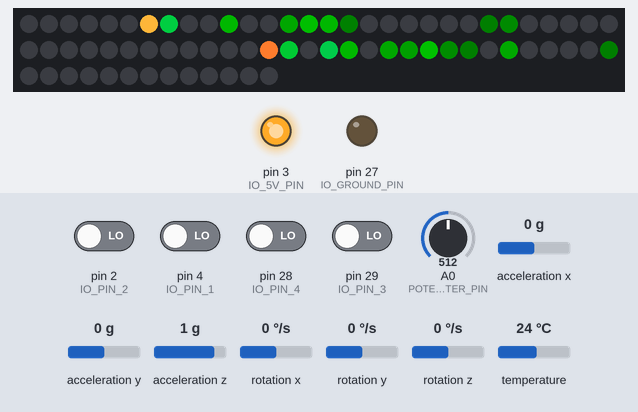
Recording of a sketch running on a simulated Arduino Mega 2560, built with avr-gcc and run on an emulated ATmega2560. On the bench: 73 RGB LEDs in strip order, left to right, continuing on the next row, output pins drawn as LEDs (lit = HIGH). The test bench sets the inputs (shaded band); at power-on: pin 2 (IO_PIN_2), pin 4 (IO_PIN_1), pin 28 (IO_PIN_4), pin 29 (IO_PIN_3) LOW, acceleration y 0 g, rotation x 0 °/s, A0 (POTENTIOMETER_PIN) = 512, acceleration x 0 g, acceleration z 1 g, rotation y 0 °/s, rotation z 0 °/s, temperature 24 °C. Dim RGB values are drawn brighter than linear; random numbers use the default seed unless the sketch sets one.

Above: at 1.2 s.
1.3 s: acceleration y set to 1.4 g
At 3.9 s:
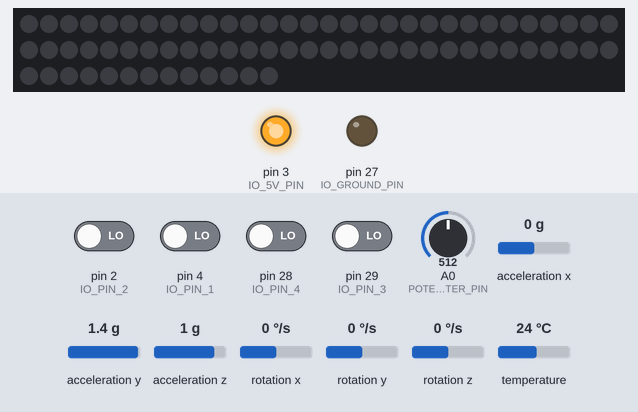
4.0 s: rotation x set to -192 °/s
At 5.35 s:
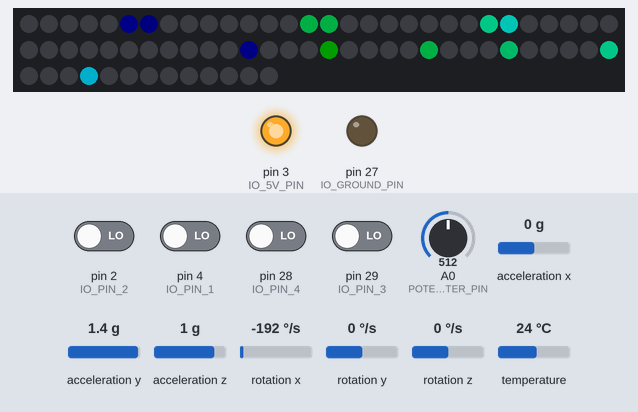
6.6 s: pin 28 (IO_PIN_4) driven HIGH
At 6.9 s:
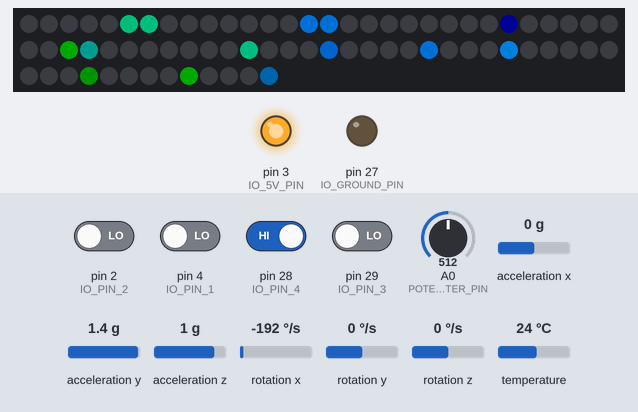
9.6 s: pin 29 (IO_PIN_3) driven HIGH
At 10.27 s:
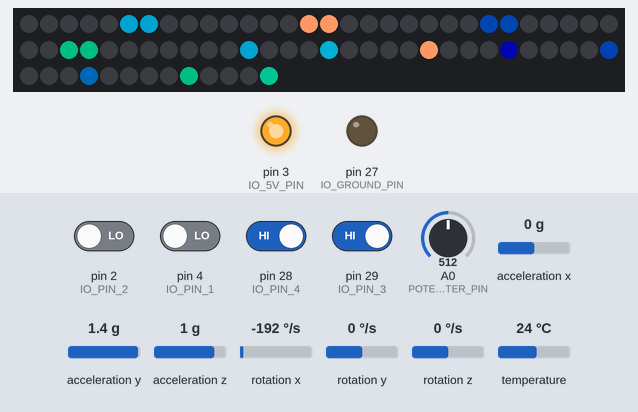
12.6 s: pin 4 (IO_PIN_1) driven HIGH
At 13.04 s:
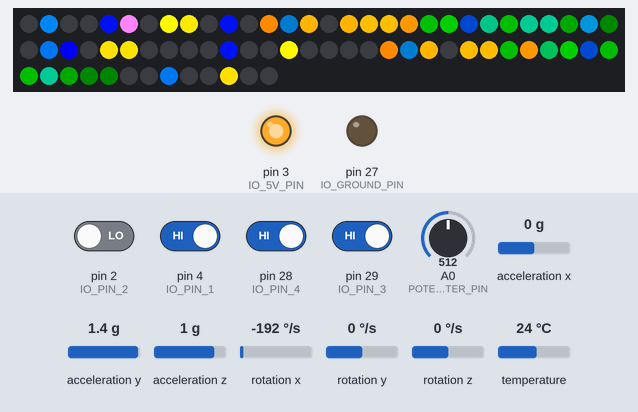
15.3 s: pin 29 (IO_PIN_3) driven LOW
At 16.2 s:
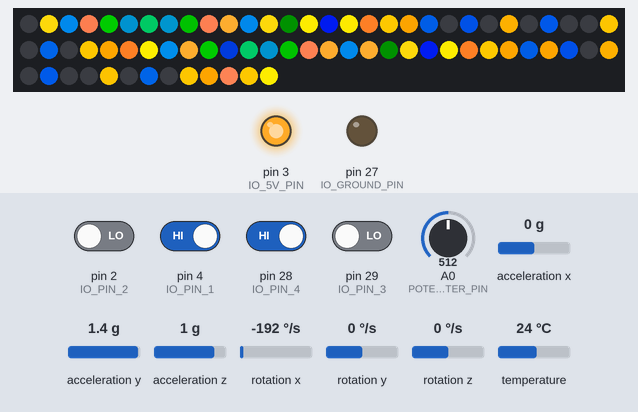

The sketch:

MPU6050-Experiment.ino
```cpp
#include <Adafruit_MPU6050.h>
#include <Adafruit_Sensor.h>
#include <Adafruit_NeoPixel.h>
#include <Wire.h>
#include "color_utilities.h"

#define IO_PIN_1 4
#define IO_PIN_2 2
#define IO_PIN_3 29
#define IO_PIN_4 28
#define LED_PIN 1
#define IO_5V_PIN 3
#define IO_GROUND_PIN 27
#define POTENTIOMETER_PIN A0

#define GYRO_X_OFFSET 0.04
#define GYRO_Y_OFFSET 0.00
#define GYRO_Z_OFFSET 0.01
#define ACCELERATION_X_OFFSET -0.35
#define ACCELERATION_Y_OFFSET 0.18
#define ACCELERATION_Z_OFFSET 0.07
#define ACCELERATION_SMOOTHING .5
#define GYRO_SMOOTHING .5

#define LEDS_PER_RING 36
#define LED_COUNT LEDS_PER_RING * 2
#define POTENTIOMETER_MAX 1024
#define MAX_BALLS 5
#define MAX_BALL_SPIN_SPEED 3
#define THRUST_UPPER_THRESHOLD_SQUARED 100
#define THRUST_LOWER_THRESHOLD_SQUARED 9

#define MAX_FADE_SPEED 10
#define PATTERN_LENGTH 9
#define PATTERN_COUNT 16
#define PATTERN_LENGTH 18
#define FRAME_DELAY_MILLISECONDS 13

Adafruit_MPU6050 mpu;
Adafruit_NeoPixel pixels(LED_COUNT + 1, LED_PIN, NEO_GRB + NEO_KHZ800);

int io_state_1 = 0;
int io_state_2 = 0;
int io_state_3 = 0;
int io_state_4 = 0;
float brightnessValue = 0;
float accelerationX = 0;
float accelerationY = 0;
float accelerationZ = 0;
float gyroX = 0;
float gyroY = 0;
float gyroZ = 0;
byte redFadeAmount = 0;
byte greenFadeAmount = 0;
byte blueFadeAmount = 0;
bool flipper;
bool thrustToggle;
int globalPatternIndex;
float globalHue;
bool rainbowMode;
bool tertiaryMode;
bool spazMode;
int timeUntilSleep;

float oldBallPositions[MAX_BALLS];
float ballPositions[MAX_BALLS];
float ballVelocities[MAX_BALLS];
float ballFactors[MAX_BALLS];
int numberOfBalls = 1;
int last_io_1_value;

uint32_t colors[LED_COUNT];
uint32_t palletColors[4] = {0,0,0,0};
int colorMode;
byte pattern[PATTERN_LENGTH] = {1,1,1,1,1,1,1,1,1,1,1,1,1,1,1,1,1,1};
byte patterns[4][PATTERN_COUNT][PATTERN_LENGTH] =
{
  {
    {1,1,1,1,1,1,1,1,1,1,1,1,1,1,1,1,1,1},
    {1,2,1,1,1,3,1,2,1,1,1,1,1,1,1,3,1,1},
    {1,1,1,2,2,2,1,1,1,2,2,2,1,1,1,2,2,2},
    {1,1,1,2,2,2,1,1,1,2,2,2,1,1,1,2,2,2},
    {1,1,1,2,2,2,2,2,2,2,2,2,2,2,2,1,1,1},
    {1,2,1,2,1,2,1,2,1,2,1,2,1,2,1,2,1,2},
    {2,2,1,1,2,2,1,1,1,1,1,1,2,2,1,1,2,2},
    {1,2,3,3,2,1,1,2,3,3,2,1,1,2,3,3,2,1},
    {1,1,3,3,1,1,2,2,1,1,3,3,1,1,2,2,1,1},
    {1,1,1,2,2,2,1,1,1,3,3,3,1,1,1,2,2,2},
    {1,1,1,3,3,3,2,2,2,2,2,2,3,3,3,1,1,1},
    {1,1,1,2,2,2,3,3,3,1,1,1,2,2,2,3,3,3},
    {1,2,1,3,3,1,2,1,3,1,2,3,2,1,3,1,2,1},
    {1,2,1,2,1,2,2,1,2,1,2,1,1,3,1,3,1,3},
    {3,2,1,3,2,1,3,2,1,1,2,3,1,2,3,1,2,3},
    {3,2,1,1,2,2,1,3,1,2,3,2,1,1,2,2,1,3},
  },
  {
    {1,1,1,0,0,0,1,1,1,0,0,0,1,1,1,0,0,0},
    {1,2,0,1,2,0,1,2,0,1,2,0,1,2,0,1,2,0},
    {3,3,3,2,2,2,1,1,1,0,0,0,1,1,1,2,2,2},
    {1,1,1,0,0,0,0,0,0,0,0,0,0,0,0,0,0,0},
    {1,1,1,0,0,0,0,0,0,2,2,2,0,0,0,0,0,0},
    {2,1,2,0,0,0,0,0,0,1,2,1,0,0,0,0,0,0},
    {1,0,0,1,0,0,0,0,0,1,0,0,0,0,0,0,0,0},
    {1,0,0,1,0,0,0,0,0,0,1,0,0,0,0,0,0,0},
    {3,0,3,0,3,0,0,0,1,1,1,0,0,0,0,0,0,0},
    {1,0,1,0,1,0,0,0,0,0,0,0,0,0,0,0,0,0},
    {0,1,0,1,0,1,0,0,0,0,0,0,0,0,0,0,0,0},
    {1,2,3,0,0,0,3,2,1,0,0,0,0,0,0,0,0,0},
    {3,0,0,0,0,0,0,0,0,1,1,0,0,0,0,0,0,0},
    {1,0,0,0,1,0,0,0,1,0,0,0,1,0,0,0,1,0},
    {3,0,2,0,3,0,2,0,3,0,2,0,3,0,2,0,3,0},
    {1,0,1,0,1,0,1,0,1,2,0,2,0,2,0,2,0,2},
  },
  {
    {3,2,1,1,2,2,1,3,1,2,3,2,1,1,2,2,1,3},
    {1,1,1,1,1,1,1,1,1,1,1,1,1,1,1,1,1,1},
    {1,2,1,1,1,3,1,2,1,1,1,1,1,1,1,3,1,1},
    {1,1,1,2,2,2,1,1,1,2,2,2,1,1,1,2,2,2},
    {1,1,1,2,2,2,1,1,1,2,2,2,1,1,1,2,2,2},
    {1,1,1,2,2,2,2,2,2,2,2,2,2,2,2,1,1,1},
    {1,2,1,2,1,2,1,2,1,2,1,2,1,2,1,2,1,2},
    {2,2,1,1,2,2,1,1,1,1,1,1,2,2,1,1,2,2},
    {1,2,3,3,2,1,1,2,3,3,2,1,1,2,3,3,2,1},
    {1,1,3,3,1,1,2,2,1,1,3,3,1,1,2,2,1,1},
    {1,1,1,2,2,2,1,1,1,3,3,3,1,1,1,2,2,2},
    {1,1,1,3,3,3,2,2,2,2,2,2,3,3,3,1,1,1},
    {1,1,1,2,2,2,3,3,3,1,1,1,2,2,2,3,3,3},
    {1,2,1,3,3,1,2,1,3,1,2,3,2,1,3,1,2,1},
    {1,2,1,2,1,2,2,1,2,1,2,1,1,3,1,3,1,3},
    {3,2,1,3,2,1,3,2,1,1,2,3,1,2,3,1,2,3},
  },
  {
    {3,2,1,3,2,1,3,2,1,1,2,3,1,2,3,1,2,3},
    {1,1,1,1,1,1,1,1,1,1,1,1,1,1,1,1,1,1},
    {1,1,1,1,1,1,1,1,1,1,1,1,1,1,1,1,1,1},
    {1,2,1,1,1,3,1,2,1,1,1,1,1,1,1,3,1,1},
    {1,1,1,2,2,2,1,1,1,2,2,2,1,1,1,2,2,2},
    {1,1,1,2,2,2,1,1,1,2,2,2,1,1,1,2,2,2},
    {1,1,1,2,2,2,2,2,2,2,2,2,2,2,2,1,1,1},
    {1,2,1,2,1,2,1,2,1,2,1,2,1,2,1,2,1,2},
    {2,2,1,1,2,2,1,1,1,1,1,1,2,2,1,1,2,2},
    {1,1,3,3,1,1,2,2,1,1,3,3,1,1,2,2,1,1},
    {1,1,1,2,2,2,1,1,1,3,3,3,1,1,1,2,2,2},
    {1,1,1,3,3,3,2,2,2,2,2,2,3,3,3,1,1,1},
    {1,1,1,2,2,2,3,3,3,1,1,1,2,2,2,3,3,3},
    {1,2,1,3,3,1,2,1,3,1,2,3,2,1,3,1,2,1},
    {1,2,1,2,1,2,2,1,2,1,2,1,1,3,1,3,1,3},
    {1,2,3,3,2,1,1,2,3,3,2,1,1,2,3,3,2,1},
  },
};

void setup() {
  setup_pins();
  setup_accelerometer();
  spin_balls(MAX_BALL_SPIN_SPEED);
}

void setup_pins()
{
  pixels.begin();
  pinMode(IO_5V_PIN, OUTPUT);
  pinMode(IO_GROUND_PIN, OUTPUT);
  pinMode(IO_PIN_1, INPUT);
  pinMode(IO_PIN_2, INPUT);
  pinMode(IO_PIN_3, INPUT);
  pinMode(IO_PIN_4, INPUT);
  digitalWrite(IO_5V_PIN, HIGH);
  digitalWrite(IO_GROUND_PIN, LOW);
}

void setup_accelerometer()
{
  while (!mpu.begin()) delay(100);
  mpu.setGyroRange(MPU6050_RANGE_2000_DEG);
  mpu.setFilterBandwidth(MPU6050_BAND_10_HZ);
  mpu.setAccelerometerRange(MPU6050_RANGE_16_G);
}

void loop()
{
  read_mpu6050();
  read_inputs();
  for (int i = 0; i < numberOfBalls; i++)
  {
    float amount = min(max(gyroX, -1), 1);
    amount /= 8;
    ballVelocities[i] += amount * ballFactors[i];
    ballPositions[i] += ballVelocities[i];
    move_ball(i, ballVelocities[i]);
    ballVelocities[i] *= .95;
  }
  detect_bumps();
  fade_pixels();
  adjust_hue();
  int allowedPatterns = 1;
  if (io_state_2) allowedPatterns = 4;
  if (io_state_4) randomize(io_state_3);
  if (io_state_3 && random(80) == 0) randomize_pattern(globalPatternIndex, random(PATTERN_LENGTH), random(allowedPatterns));
  if (last_io_1_value != io_state_1)
  {
    last_io_1_value = io_state_1;
    numberOfBalls = (numberOfBalls + 1) % MAX_BALLS;
  }
  show_frame();
}

void adjust_hue()
{
  if (spazMode && rainbowMode) set_colors(globalHue + 1 % 255, !tertiaryMode);
  else if (rainbowMode) set_colors(globalHue + 1 % 255, tertiaryMode);
  else if (spazMode) set_colors(globalHue, !tertiaryMode);
  bump_hue_with_y_acceleration();
}

void bump_hue_with_y_acceleration()
{
  globalHue = min(255, max(0, globalHue + accelerationY));
}

void show_frame()
{
  pixels.show();
  delay(FRAME_DELAY_MILLISECONDS);
}

void randomize(bool useAlternatePatterns)
{
  if (random(50) == 0) randomize_fade();
  if (random(140) == 0) randomize_colors();
  if (useAlternatePatterns && random(100) == 0) randomize_pattern(globalPatternIndex, random(PATTERN_LENGTH), random(4));
  if (random(120) == 0) randomize_pattern(random(PATTERN_COUNT), random(PATTERN_LENGTH), 0);
}

void switch_mode()
{
  randomize_fade();
  randomize_colors();
  randomize_pattern(random(PATTERN_COUNT), random(PATTERN_LENGTH), random(4));
}

void randomize_colors()
{
  rainbowMode = random(5) == 0;
  tertiaryMode = random(2) == 0;
  set_colors(random(255), tertiaryMode);
}

void set_colors(int hue, bool trinaryColor)
{
  globalHue = hue;
  palletColors[1] = get_color_from_wheel(hue, &pixels);
  if (!trinaryColor)
  {
    palletColors[2] = get_color_from_wheel((byte)(hue + 118 + random(20) % 255), &pixels);
    palletColors[3] = pixels.Color(0,0,0);
  }
  else
  {
    palletColors[2] = get_color_from_wheel((byte)(hue + 75 + random(20) % 255), &pixels);
    palletColors[3] = get_color_from_wheel((byte)(hue + 160 + random(20) % 255), &pixels);
  }
}

void randomize_pattern(int patternIndex, int patternOffset, int alternatePattern)
{
  globalPatternIndex = patternIndex;
  for (int i = 0; i < PATTERN_LENGTH; i++)
  {
    pattern[i] = patterns[alternatePattern][patternIndex][i + patternOffset % PATTERN_LENGTH];
  }
}

void randomize_fade()
{
  redFadeAmount = random(MAX_FADE_SPEED);
  greenFadeAmount = random(MAX_FADE_SPEED);
  blueFadeAmount = random(MAX_FADE_SPEED);
}

void move_ball(int ballIndex, float amount)
{
  ballPositions[ballIndex] += amount;
  if (ballPositions[ballIndex] < 0) ballPositions[ballIndex] = LED_COUNT - 1;
  else if (ballPositions[ballIndex] >= LED_COUNT) ballPositions[ballIndex] = 0;
  if (ballVelocities[ballIndex] > 0)
  {
    for (int i = oldBallPositions[ballIndex]; ; i++)
    {
      if (i >= LED_COUNT)i = 0;
      uint32_t color = palletColors[pattern[i % PATTERN_LENGTH]];
      set_pixel(i, color);
      if (i == (int)ballPositions[ballIndex]) break;
    }
  }
  else
  {
    for (int i = oldBallPositions[ballIndex]; ; i--)
    {
      if (i < 0) i = LED_COUNT - 1;
      uint32_t color = palletColors[pattern[i % PATTERN_LENGTH]];
      set_pixel(i, color);
      if (i == (int)ballPositions[ballIndex]) break;
    }
  }
  oldBallPositions[ballIndex] = ballPositions[ballIndex];
}

void detect_bumps()
{
  if (flipper && accelerationX > 14)
  {
    flipper = !flipper;
    flash_current_pattern();
    switch_mode();
    spazMode = false;
    spin_balls(MAX_BALL_SPIN_SPEED);
  }
  else if (!flipper && accelerationX < 0)
  {
    flipper = !flipper;
    switch_mode();
    flash_current_pattern();
    switch_mode();
    spazMode = true;
  }
}

void spin_balls(int max_speed)
{
  for (int i = 0; i < MAX_BALLS; i++)
  {
    ballVelocities[i] = random(max_speed * 2) - max_speed;
    ballFactors[i] = (random(1001) / 1000.0) * 2 - 1;
  }
}

void flash_current_pattern()
{
  for (int i = 0; i < LED_COUNT; i++)
  {
    uint32_t color = palletColors[pattern[i % PATTERN_LENGTH]];
    set_pixel(i, color);
  }
}

void fade_pixels()
{
  for (int i = 0; i < LED_COUNT; i++)
  {
    uint32_t color = get_pixel(i);
    if (random(4) == 0)
    {
      uint8_t red = max(0, get_red(color) - redFadeAmount - random(2));
      uint8_t green = max(0, get_green(color) - greenFadeAmount - random(2));
      uint8_t blue = max(0, get_blue(color) - blueFadeAmount - random(2));
      set_pixel(i, pixels.Color(red, green, blue));
    }
    else
    {
      uint8_t red = max(0, get_red(color) - redFadeAmount);
      uint8_t green = max(0, get_green(color) - greenFadeAmount);
      uint8_t blue = max(0, get_blue(color) - blueFadeAmount);
      set_pixel(i, pixels.Color(red, green, blue));
    }
  }
}

void set_pixel(int index, uint32_t color)
{
  colors[index] = color;
  if (index % 2 == 0) index /= 2;
  else index = (index - 1) / 2 + LEDS_PER_RING;
  pixels.setPixelColor(++index, color);
}

int get_pixel(int index)
{
  return colors[index];
}

void read_mpu6050()
{
  sensors_event_t a, g, temp;
  mpu.getEvent(&a, &g, &temp);

  accelerationX = (a.acceleration.x + ACCELERATION_X_OFFSET) * (1 - ACCELERATION_SMOOTHING) + accelerationX * ACCELERATION_SMOOTHING;
  accelerationY = (a.acceleration.y + ACCELERATION_Y_OFFSET) * (1 - ACCELERATION_SMOOTHING) + accelerationY * ACCELERATION_SMOOTHING;
  accelerationZ = (a.acceleration.z + ACCELERATION_Z_OFFSET) * (1 - ACCELERATION_SMOOTHING) + accelerationZ * ACCELERATION_SMOOTHING;
  gyroX = (g.gyro.x + GYRO_X_OFFSET) * (1 - GYRO_SMOOTHING) + gyroX * GYRO_SMOOTHING;
  gyroY = (g.gyro.y + GYRO_Y_OFFSET) * (1 - GYRO_SMOOTHING) + gyroY * GYRO_SMOOTHING;
  gyroZ = (g.gyro.z + GYRO_Z_OFFSET) * (1 - GYRO_SMOOTHING) + gyroZ * GYRO_SMOOTHING;
}

void read_inputs()
{
  brightnessValue = analogRead(POTENTIOMETER_PIN) / POTENTIOMETER_MAX;
  io_state_1 = digitalRead(IO_PIN_1);
  io_state_2 = digitalRead(IO_PIN_2);
  io_state_3 = digitalRead(IO_PIN_3);
  io_state_4 = digitalRead(IO_PIN_4);
}
```

color_utilities.cpp
```cpp
#include "color_utilities.h"

uint8_t get_red(uint32_t color)
{
  return (color >> 16) & 0xFF;
}

uint8_t get_green(uint32_t color)
{
  return (color >> 8) & 0xFF;
}

uint8_t get_blue(uint32_t color)
{
  return color & 0xFF;
}

uint32_t get_color_from_wheel(byte wheel_byte, Adafruit_NeoPixel *pixels)
{
  byte red, green, blue;
  if(wheel_byte < 85)
  {
    red = 255 - wheel_byte * 3;
    blue = wheel_byte * 3;
  }
  else if(wheel_byte < 170)
  {
    wheel_byte -= 85;
    green = wheel_byte * 3;
    blue = 255 - wheel_byte * 3;
  }
  else
  {
    wheel_byte -= 170;
    red = wheel_byte * 3;
    green = 255 - wheel_byte * 3;
  }
  return pixels->Color(red, green, blue);
}
```

color_utilities.h
```cpp
#ifndef COLOR_UTILITIES
#define COLOR_UTILITIES
#include <Arduino.h>
#include <Adafruit_NeoPixel.h>

uint8_t get_red(uint32_t color);
uint8_t get_green(uint32_t color);
uint8_t get_blue(uint32_t color);
uint32_t get_color_from_wheel(byte wheel_byte, Adafruit_NeoPixel *pixels);

#endif
```
